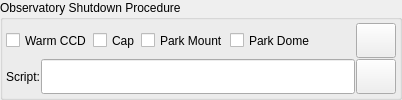
      <widget class="QGroupBox" name="shutdownGroupBox">
       <property name="sizePolicy">
        <sizepolicy hsizetype="Preferred" vsizetype="Preferred">
         <horstretch>0</horstretch>
         <verstretch>0</verstretch>
        </sizepolicy>
       </property>
       <property name="toolTip">
        <string>&lt;html&gt;&lt;head/&gt;&lt;body&gt;&lt;p&gt;One-time shutdown procedure to be executed after all scheduler jobs are completed. The script is executed &lt;span style=&quot; font-weight:600; text-decoration: underline;&quot;&gt;after&lt;/span&gt; the shutdown procedures (e.g. parking), if selected, are completed.&lt;/p&gt;&lt;/body&gt;&lt;/html&gt;</string>
       </property>
       <property name="title">
        <string>Observatory Shutdown Procedure</string>
       </property>
       <layout class="QVBoxLayout" name="verticalLayout_2">
        <property name="spacing">
         <number>1</number>
        </property>
        <property name="leftMargin">
         <number>3</number>
        </property>
        <property name="topMargin">
         <number>3</number>
        </property>
        <property name="rightMargin">
         <number>3</number>
        </property>
        <property name="bottomMargin">
         <number>3</number>
        </property>
        <item>
         <layout class="QHBoxLayout" name="horizontalLayout_3">
          <property name="spacing">
           <number>1</number>
          </property>
          <item>
           <widget class="QCheckBox" name="schedulerWarmCCD">
            <property name="enabled">
             <bool>true</bool>
            </property>
            <property name="sizePolicy">
             <sizepolicy hsizetype="Minimum" vsizetype="Preferred">
              <horstretch>0</horstretch>
              <verstretch>0</verstretch>
             </sizepolicy>
            </property>
            <property name="toolTip">
             <string>Turn off CCD cooler.</string>
            </property>
            <property name="text">
             <string>Warm CCD</string>
            </property>
            <attribute name="buttonGroup">
             <string notr="true">shutdownProcedureGroup</string>
            </attribute>
           </widget>
          </item>
          <item>
           <widget class="QCheckBox" name="schedulerCloseDustCover">
            <property name="sizePolicy">
             <sizepolicy hsizetype="Minimum" vsizetype="Preferred">
              <horstretch>0</horstretch>
              <verstretch>0</verstretch>
             </sizepolicy>
            </property>
            <property name="toolTip">
             <string>Close dust cover</string>
            </property>
            <property name="text">
             <string>Cap</string>
            </property>
            <attribute name="buttonGroup">
             <string notr="true">shutdownProcedureGroup</string>
            </attribute>
           </widget>
          </item>
          <item>
           <widget class="QCheckBox" name="schedulerParkMount">
            <property name="enabled">
             <bool>true</bool>
            </property>
            <property name="sizePolicy">
             <sizepolicy hsizetype="Minimum" vsizetype="Preferred">
              <horstretch>0</horstretch>
              <verstretch>0</verstretch>
             </sizepolicy>
            </property>
            <property name="toolTip">
             <string>Park telescope to home position.</string>
            </property>
            <property name="text">
             <string>Park Mount</string>
            </property>
            <attribute name="buttonGroup">
             <string notr="true">shutdownProcedureGroup</string>
            </attribute>
           </widget>
          </item>
          <item>
           <widget class="QCheckBox" name="schedulerParkDome">
            <property name="enabled">
             <bool>true</bool>
            </property>
            <property name="sizePolicy">
             <sizepolicy hsizetype="Minimum" vsizetype="Preferred">
              <horstretch>0</horstretch>
              <verstretch>0</verstretch>
             </sizepolicy>
            </property>
            <property name="toolTip">
             <string>Park dome to home position</string>
            </property>
            <property name="text">
             <string>Park Dome</string>
            </property>
            <attribute name="buttonGroup">
             <string notr="true">shutdownProcedureGroup</string>
            </attribute>
           </widget>
          </item>
          <item>
           <spacer name="horizontalSpacer_8">
            <property name="orientation">
             <enum>Qt::Horizontal</enum>
            </property>
            <property name="sizeHint" stdset="0">
             <size>
              <width>40</width>
              <height>20</height>
             </size>
            </property>
           </spacer>
          </item>
          <item>
           <widget class="QPushButton" name="shutdownB">
            <property name="sizePolicy">
             <sizepolicy hsizetype="Preferred" vsizetype="Preferred">
              <horstretch>0</horstretch>
              <verstretch>0</verstretch>
             </sizepolicy>
            </property>
            <property name="text">
             <string/>
            </property>
           </widget>
          </item>
         </layout>
        </item>
        <item>
         <layout class="QHBoxLayout" name="horizontalLayout">
          <property name="spacing">
           <number>1</number>
          </property>
          <item>
           <widget class="QLabel" name="label_13">
            <property name="text">
             <string>Script:</string>
            </property>
           </widget>
          </item>
          <item>
           <widget class="QLineEdit" name="schedulerShutdownScript">
            <property name="sizePolicy">
             <sizepolicy hsizetype="MinimumExpanding" vsizetype="Preferred">
              <horstretch>0</horstretch>
              <verstretch>0</verstretch>
             </sizepolicy>
            </property>
            <property name="readOnly">
             <bool>false</bool>
            </property>
            <property name="clearButtonEnabled">
             <bool>true</bool>
            </property>
           </widget>
          </item>
          <item>
           <widget class="QPushButton" name="selectShutdownScriptB">
            <property name="sizePolicy">
             <sizepolicy hsizetype="Preferred" vsizetype="Preferred">
              <horstretch>0</horstretch>
              <verstretch>0</verstretch>
             </sizepolicy>
            </property>
            <property name="text">
             <string/>
            </property>
           </widget>
          </item>
         </layout>
        </item>
       </layout>
      </widget>
